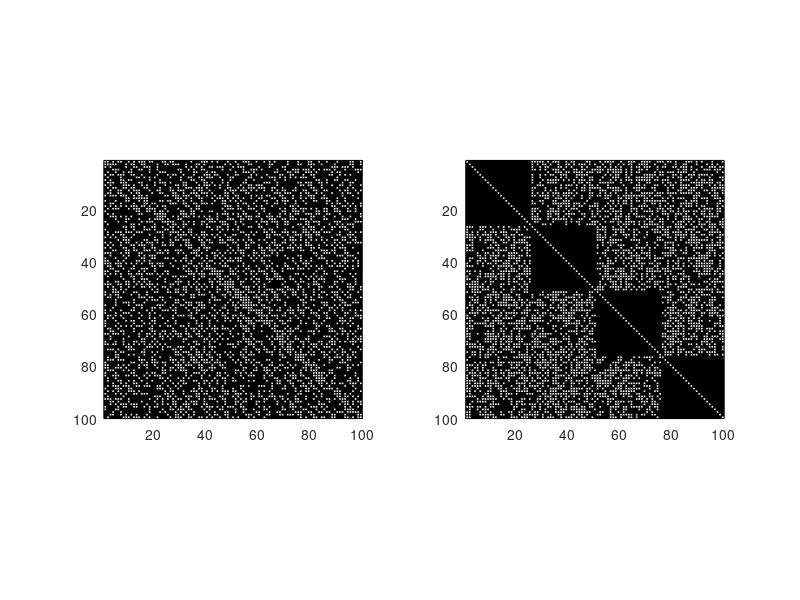

Write the MATLAB code that produced this figure.
clear;

% definition of the stochastic block model

% number vertices
n = 100;
% number of communities
q = 4;
    
% probability matrix indicating the proability of edge between communities
pout = 0.5;
pin = 1.0;

cin = floor(pin*n);
cout = floor(pout*n);

affinityMatrix = (pout .* ones(q,q)) + ((pin-pout) .* eye(q,q));

% choose communitiy for each edge (i.e. 1,...,q)
nodeCommunities = zeros(n, 1);
numberMembersCommunities = zeros(q,1);
cumulativeMembersCommunities = zeros(q,1);
for i=1:n
    nodeCommunities(i,1) = mod((i-1), q) + 1;
    numberMembersCommunities(mod((i-1), q) + 1, 1) = numberMembersCommunities(mod((i-1), q) + 1, 1) + 1;
end
for j = 2:q
    cumulativeMembersCommunities(j,1) = numberMembersCommunities(j-1,1) + cumulativeMembersCommunities(j-1,1);
end

% create adjacency matrix for this stochastic block model
adjacencyMatrix = zeros(n,n);
for i=1:n
    for j=1:n
        if i ~= j
            flipResult = rand(1);
            if flipResult <= affinityMatrix(nodeCommunities(i,1),nodeCommunities(j,1))
                adjacencyMatrix(i,j) = 1;
            end
        end
    end
end

labelledAdjacencyMatrix = zeros(n,n);
orderedIndicesI = zeros(n,1);
orderedIndicesJ = zeros(n,1);
for i=1:n
    for j=1:n
        nodeICommunity = nodeCommunities(i,1);
        nodeJCommunity = nodeCommunities(j,1);
        
        orderedIndexI = cumulativeMembersCommunities(nodeICommunity,1) + ((i-nodeICommunity)/q) + 1;
        orderedIndexJ = cumulativeMembersCommunities(nodeJCommunity,1) + ((j-nodeJCommunity)/q) + 1;
        
        labelledAdjacencyMatrix(orderedIndexI,orderedIndexJ) = adjacencyMatrix(i,j);
    end
end

subplot(1, 2, 1);
pcolor(adjacencyMatrix);
colormap([1 1 1; 0 0 0;]);
axis ij;
axis square;

subplot(1, 2, 2);
pcolor(labelledAdjacencyMatrix);
colormap([1 1 1; 0 0 0;]);
axis ij;
axis square;